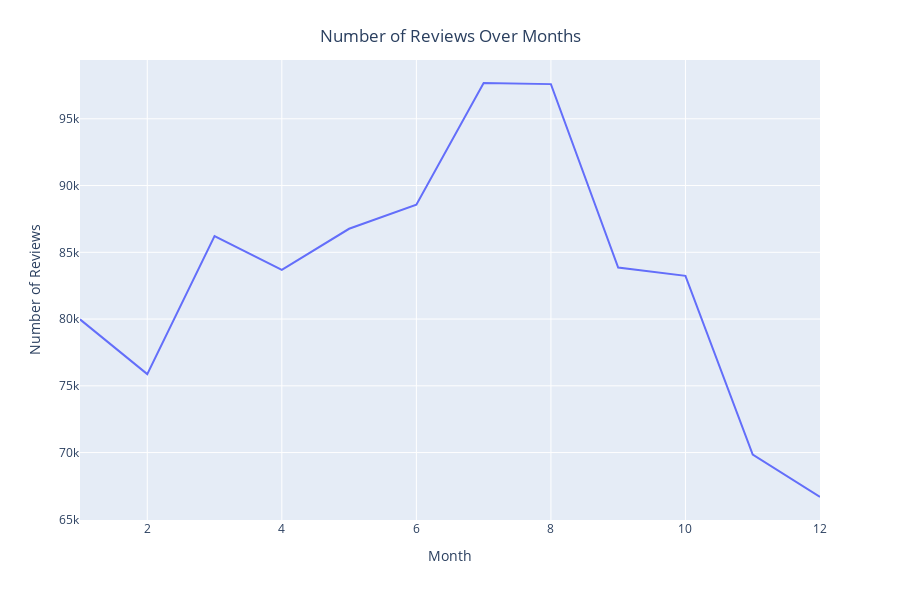

The notebook cell saved with this chart:
### Code cell
#Explore seasonality

fig = px.line(month_group, 
              x='month', 
              y='review_id')

fig.update_layout(xaxis_title= "Month",
                  yaxis_title='Number of Reviews',
                  title={
                      'text': "Number of Reviews Over Months",
                      'y':.95,
                      'x':0.5,
                      'xanchor': 'center',
                      'yanchor': 'top'})

fig.show()

### Figure 1 — Plotly figure (JSON) as saved in the notebook; plotly's stock layout.template omitted (floating-point values rounded to 4 significant figures)
{"data": [{"hoverlabel": {"namelength": 0}, "hovertemplate": "month=%{x}<br>review_id=%{y}", "legendgroup": "", "line": {"color": "#636efa", "dash": "solid"}, "mode": "lines", "name": "", "showlegend": false, "type": "scatter", "x": [1, 2, 3, 4, 5, 6, 7, 8, 9, 10, 11, 12], "xaxis": "x", "y": [79978, 75878, 86219, 83685, 86763, 88566, 97681, 97597, 83862, 83241, 69856, 66674], "yaxis": "y"}], "layout": {"height": 600, "legend": {"tracegroupgap": 0}, "margin": {"t": 60}, "title": {"text": "Number of Reviews Over Months", "x": 0.5, "xanchor": "center", "y": 0.95, "yanchor": "top"}, "xaxis": {"anchor": "y", "domain": [0, 1], "title": {"text": "Month"}}, "yaxis": {"anchor": "x", "domain": [0, 1], "title": {"text": "Number of Reviews"}}}}
